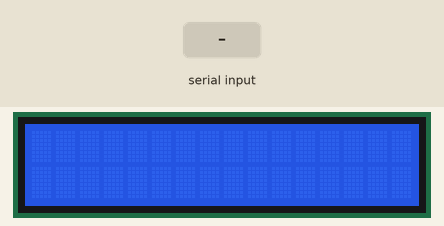
Simulated run of this sketch. Board: Arduino Uno, built with avr-gcc and run on an emulated ATmega328P. Shown: 16×2 character LCD. The inputs (shaded band) are chosen by the test bench.

Above: at 1.2 s.
1.3 s: "1" received over Serial
At 1.7 s:
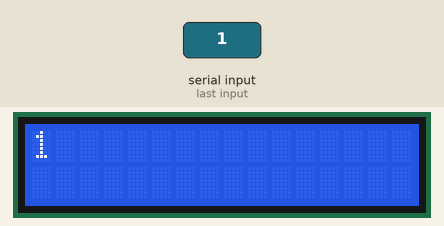
2.8 s: "0" received over Serial
At 4.0 s:
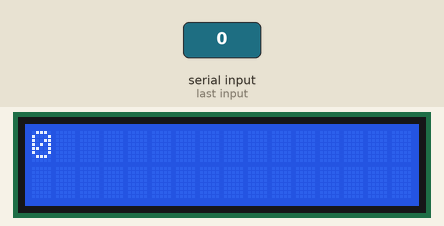
4.3 s: "2" received over Serial
At 5.2 s:
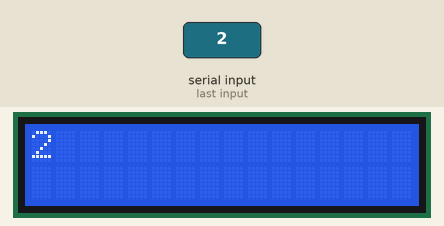
Timing chart, 0 to 7.3 s (numbered marks = the images above; inputs shaded):
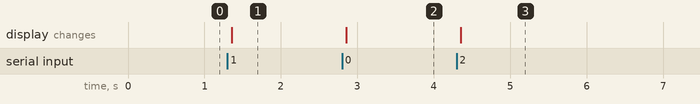

The sketch:

relog_con_java.ino
```cpp
#include <LiquidCrystal.h>
LiquidCrystal lcd(12,11,5,4,3,2);

void setup() {
  lcd.begin(16,2);
  Serial.begin(9600);
  Serial.setTimeout(50);
}

void loop() {
  String text = Serial.readString();
  String line1 = text.substring(0, 16);
  String line2 = text.substring(16, 32);

if(text.length() > 0){
  lcd.setCursor(0,0);
  lcd.print("                ");
  lcd.setCursor(0,1);
  lcd.print("                ");
  }

  lcd.setCursor(0,0);
  lcd.print(line1);
  lcd.setCursor(0,1);
  lcd.print(line2);

}
```

Measured:
- after the input at 1.3 s, the display: changes after 0.06 s (image 1)
- after the input at 2.8 s, the display: changes after 0.06 s (image 2)
- after the input at 4.3 s, the display: changes after 0.06 s (image 3)
